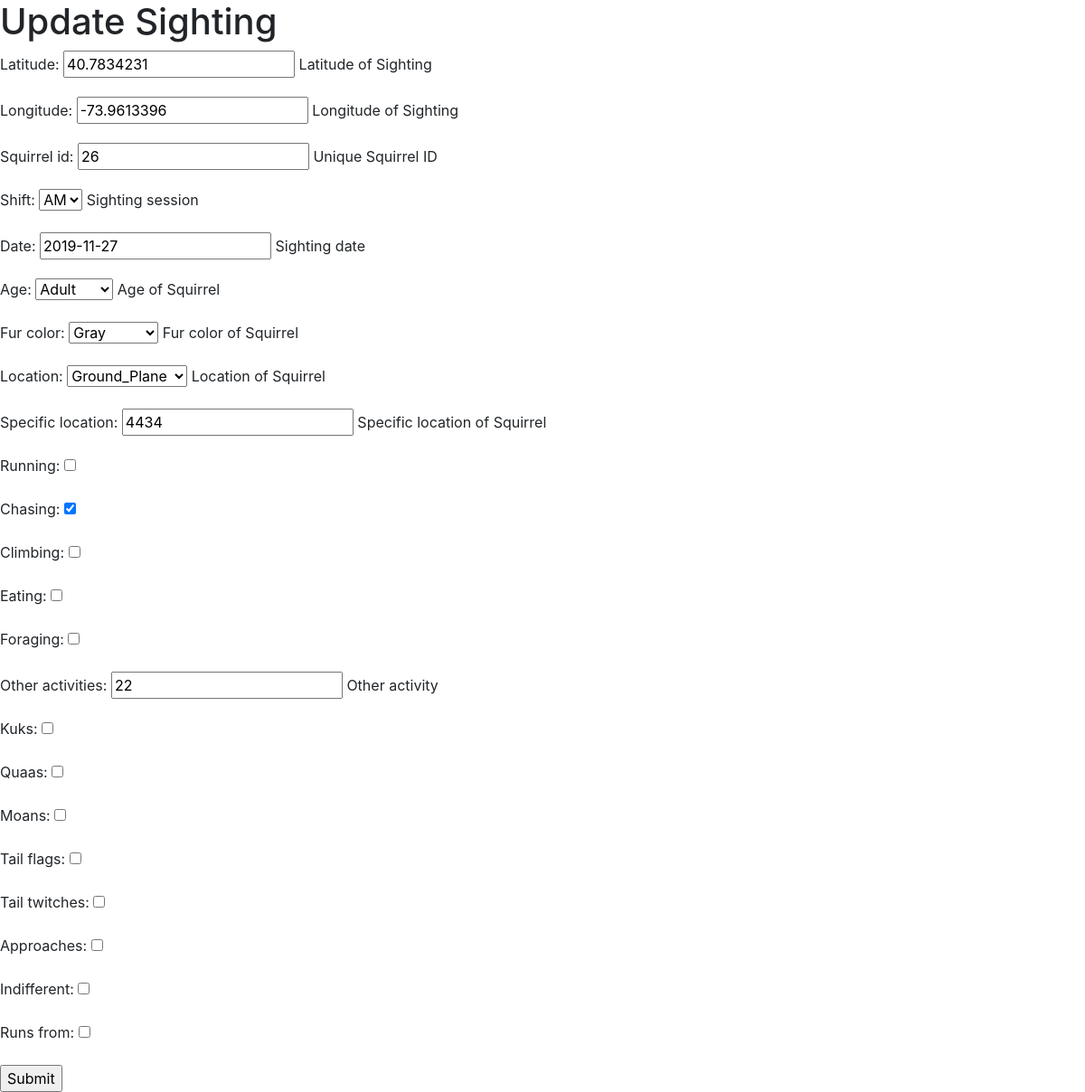
The app's page /sightings/26/, older data.
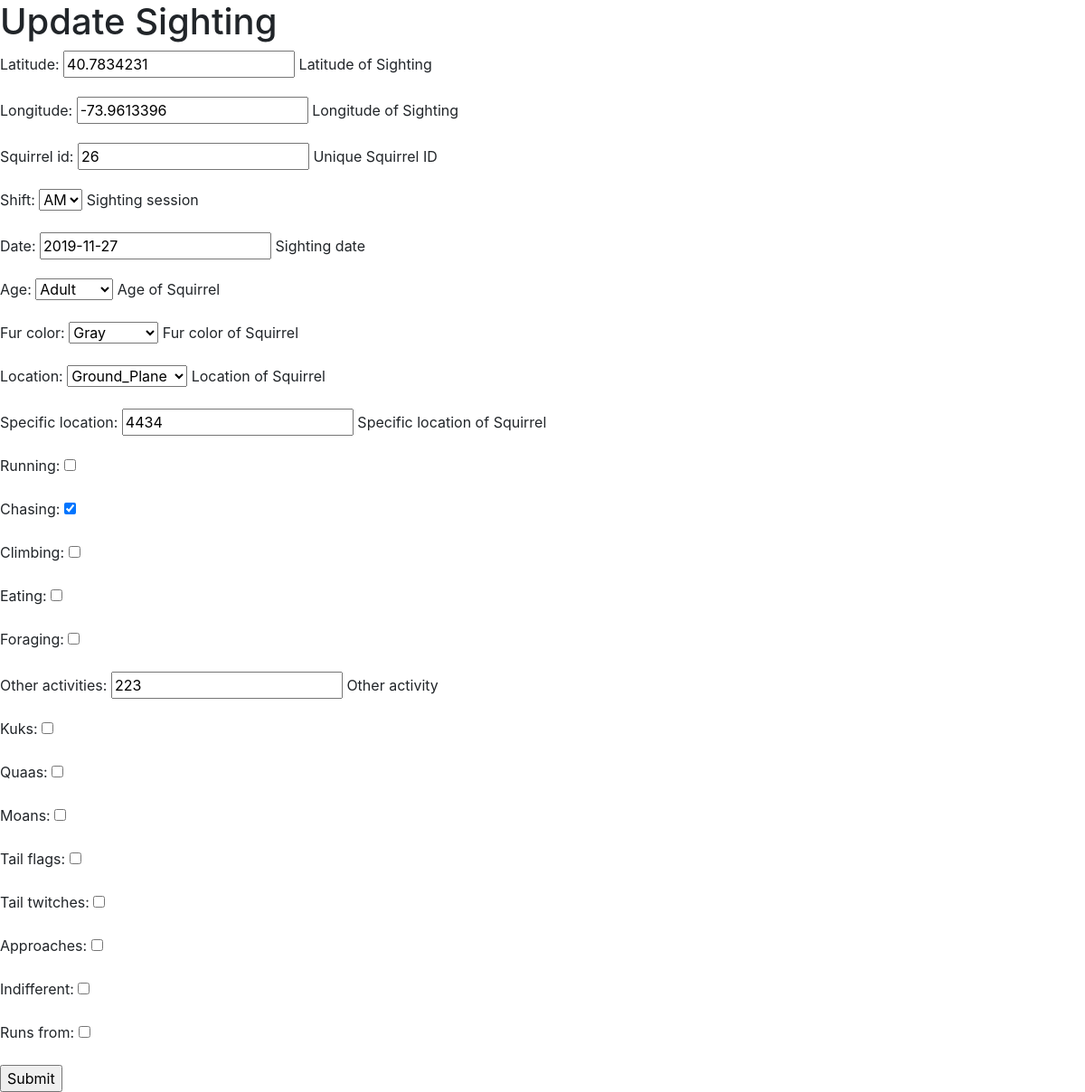
The same page, newer data.
### tracker/models.py (models this page shows)
class Sighting(models.Model):
    latitude = models.FloatField(
            help_text=_('Latitude of Sighting'),
    )
    longitude = models.FloatField(
	    help_text=_('Longitude of Sighting'),
    )
    squirrel_id = models.CharField(
            primary_key=True,
            max_length=32,
	    help_text=_('Unique Squirrel ID'),
    )
    AM = "AM"
    PM = "PM"
    SHIFT_CHOICES=(
            (AM,"AM"),
	    (PM,"PM"),
    )
    shift = models.CharField(
	    max_length=2,
	    choices=SHIFT_CHOICES,
	    default=AM,
	    help_text=_("Sighting session"),
    )
    date = models.DateField(
	    help_text=_("Sighting date"),
    )
    ADULT = "adult"
    JUVENILE = "juvenile"
    AGE_CHOICES =(
	    (ADULT,"Adult"),
	    (JUVENILE,"Juvenile"),
            ('',''),
    )
    age = models.CharField(
	    max_length=16,
	    choices=AGE_CHOICES,
	    default=ADULT,
	    help_text=_("Age of Squirrel"),
	    null=True,
    )
    GRAY="gray"
    BLACK="black"
    CINNAMON="cinnamon"
    FUR_CHOICES=(
            (GRAY,"Gray"),
	    (BLACK,"Black"),
	    (CINNAMON,"Cinnamon"),
	    ('',''),
    )
    fur_color = models.CharField(
            max_length=10,
	    choices=FUR_CHOICES,
	    default=GRAY,
	    help_text=_("Fur color of Squirrel"),
	    null=True,
    )
    GROUND_PLANE="ground_plane"
    ABOVE_GROUND="above_ground"
    LOC_CHOICES=(
	    (GROUND_PLANE,"Ground_Plane"),
	    (ABOVE_GROUND,"Above_Ground"),
            ('',''),
    )
    location = models.CharField(
	    max_length=20,
	    choices=LOC_CHOICES,
	    default=GROUND_PLANE,
	    help_text=_("Location of Squirrel"),
	    null=True,
    )
    specific_location = models.CharField(
	    max_length=20,
	    help_text=_("Specific location of Squirrel"),
	    null=True,
            blank=True,
    )
    running = models.BooleanField(
	    default=False,
    )
    chasing = models.BooleanField(
	    default=False,
    )
    climbing = models.BooleanField(
	    default=False,
    )
    eating = models.BooleanField(
	    default=False,
    )
    foraging = models.BooleanField(
	    default=False,
    )
    other_activities = models.CharField(
	    max_length=20,
	    help_text=_("Other activity"),
	    null=True,
            blank=True,
    )
    kuks = models.BooleanField(
	    default=False,
    )
    quaas = models.BooleanField(
	    default=False,
    )
    moans = models.BooleanField(
	    default=False,
    )
    tail_flags = models.BooleanField(
	    default=False,
    )
    tail_twitches = models.BooleanField(
	    default=False,
    )
    approaches = models.BooleanField(
	    default=False,
    )
    indifferent = models.BooleanField(
	    default=False,
    )
    runs_from = models.BooleanField(
	    default=False,
    )

### tracker/views.py (the view)
# urls.py: path('sightings/<slug:pk>/', views.sighting_update, name='sighting_update'),
def sighting_update(request, pk, template_name='tracker/sighting_form.html'):
    sighting = get_object_or_404(Sighting, pk=pk)
    form = SightingForm(request.POST or None, instance=sighting)
    if form.is_valid():
        form.save()
        return redirect('sighting_list')
    return render(request, template_name, {'form':form})

### tracker/views.py
class SightingForm(ModelForm):
    class Meta:
        model = Sighting
        fields = '__all__'

### tracker/templates/tracker/sighting_form.html (shortened to what this page needs)
<!doctype html>
<html lang="en">
  <head>
    <link rel="stylesheet" href="https://maxcdn.bootstrapcdn.com/bootstrap/4.0.0/css/bootstrap.min.css">
  </head>
  <body>
    <h1> Update Sighting </h1>
    <form action="" method="post">
      {{ form.as_p }}
      <input type="submit" name="update" value="Submit">
    </form>
  </body>
</html>

Row changes from the older to the newer data that the page shows:
changed Sighting "AM": other_activities "22" → "223"
